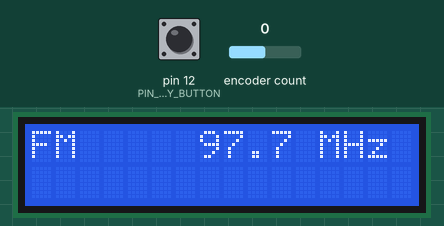
Recording of a sketch running on a simulated Arduino Uno, built with avr-gcc and run on an emulated ATmega328P. On the bench: 16×2 character LCD. The test bench sets the inputs (shaded band); at power-on: pin 12 (PIN_ROTARY_BUTTON) HIGH, encoder count 0.

Above: at 1.2 s.
1.3 s: pin 12 (PIN_ROTARY_BUTTON) pulled LOW for 0.15 s
At 2.0 s:
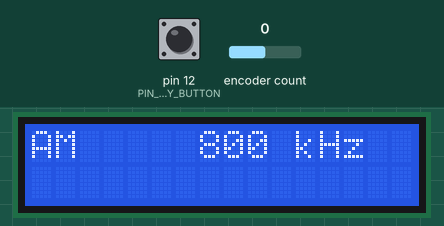
2.9 s: encoder count set to 1
At 4.1 s:
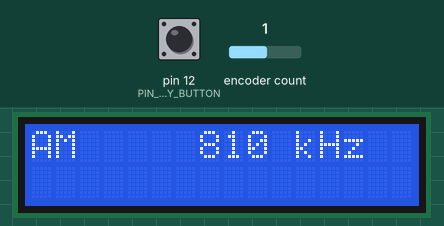
4.4 s: encoder count set to 2
At 5.5 s:
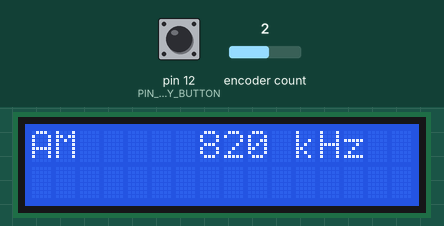
5.9 s: encoder count set to 3
At 6.6 s:
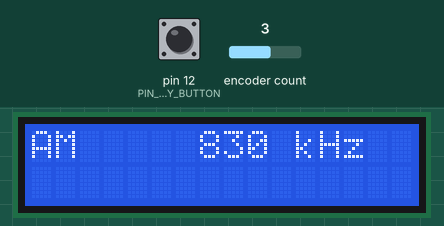
7.4 s: pin 12 (PIN_ROTARY_BUTTON) pulled LOW for 1 s
At 7.9 s:
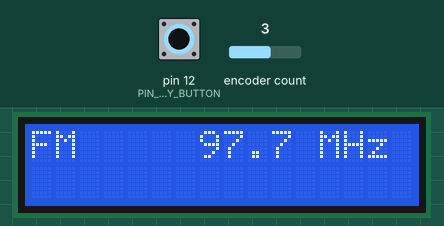
9.9 s: pin 12 (PIN_ROTARY_BUTTON) pulled LOW for 3.2 s
At 11.0 s:
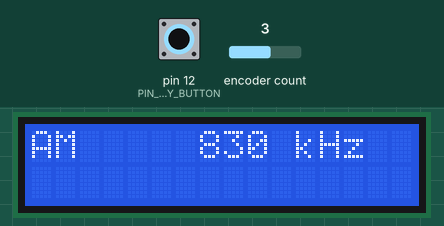
Timing chart, 0 to 12.9 s (numbered marks = the images above; inputs shaded):
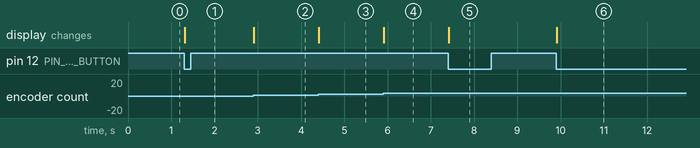

Measured:
- after the input at 1.3 s, the display: changes at once (image 1)
- after the input at 2.9 s, the display: changes at once (image 2)
- after the input at 4.4 s, the display: changes at once (image 3)
- after the input at 5.9 s, the display: changes at once (image 4)
- after the input at 7.4 s, the display: changes at once (image 5)
- after the input at 9.9 s, the display: changes at once (image 6)

The sketch:

RadioIdeas2.ino
```cpp
#include <Wire.h>
#include <RotaryEncoder.h>
#include <hd44780.h>
#include <hd44780ioClass/hd44780_I2Cexp.h>

#define PIN_ROTARY_A A2
#define PIN_ROTARY_B A3
#define PIN_ROTARY_BUTTON 12

enum FrequencyBand {
  FM, AM
};

RotaryEncoder encoder(PIN_ROTARY_A, PIN_ROTARY_B, RotaryEncoder::LatchMode::FOUR3);
hd44780_I2Cexp lcd;

FrequencyBand band = FM;
int frequency = 977;
int alternativeFrequency = 800;

void setup() {
  Serial.begin(9600);

  pinMode(PIN_ROTARY_BUTTON, INPUT_PULLUP);

  int status = lcd.begin(16, 2);
  if (status) {
    hd44780::fatalError(status);
  }

  PrintStationData();
}

void loop() {
  encoder.tick();
  if (IsDown(PIN_ROTARY_BUTTON)) {
    if (band == FM) band = AM;
    else if (band == AM) band = FM;

    int temporaryFrequency = frequency;
    frequency = alternativeFrequency;
    alternativeFrequency = temporaryFrequency;

    lcd.clear();
    PrintStationData();
  }

  bool updated = UpdateCurrentFrequency();

  if (updated) {
    PrintStationData();
    Tune();
  }
}

bool UpdateCurrentFrequency() {
  int delta = (int) encoder.getDirection();

  if (delta == 0) {
    return false;
  }

  if (band == FM) {

    frequency += delta * 2;
    if (frequency < 875) frequency = 1079;
    else if (frequency > 1079) frequency = 875;

  } else if (band == AM) {

    frequency += delta * 10;
    if (frequency < 530) frequency = 1710;
    else if (frequency > 1710) frequency = 530;

  }

  return true;
}

void PrintStationData() {
  String freq = String(frequency);
  if (band == FM) {
    int length = freq.length();
    freq = freq.substring(0, length-1) + '.' + freq.substring(length-1, length);
  }

  String modulation;
  String unit;
  int cursorPosition;
  GetFrequencyTypeInfo(band, modulation, unit, cursorPosition);

  lcd.setCursor(0, 0);
  lcd.print(modulation);

  lcd.setCursor(6, 0);
  if ((freq.length() == 4 && band == FM) || (freq.length() == 3 && band == AM))
    lcd.print(" ");
  lcd.print(freq);

  lcd.setCursor(cursorPosition, 0);
  lcd.print(unit);
}

void Tune() {

}

void GetFrequencyTypeInfo(FrequencyBand type, String& modulation, String& unit, int& cursorPosition) {
  if (type == FM) {
    modulation = "FM";
    unit = "MHz";
    cursorPosition = 12;
  } else if (type == AM) {
    modulation = "AM";
    unit = "kHz";
    cursorPosition = 11;
  }
}

bool IsDown(int pin) {
  static bool lastPressed;

  bool pressed = digitalRead(pin) == LOW;

  bool isDown;
  if (pressed && !lastPressed) {
    isDown = true;
  } else {
    isDown = false;
  }

  lastPressed = pressed;

  return isDown;
}
```
